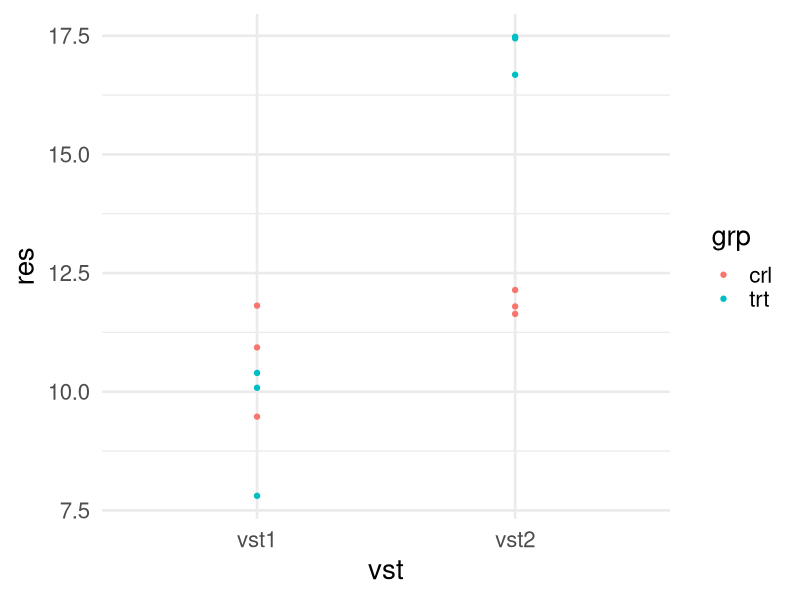
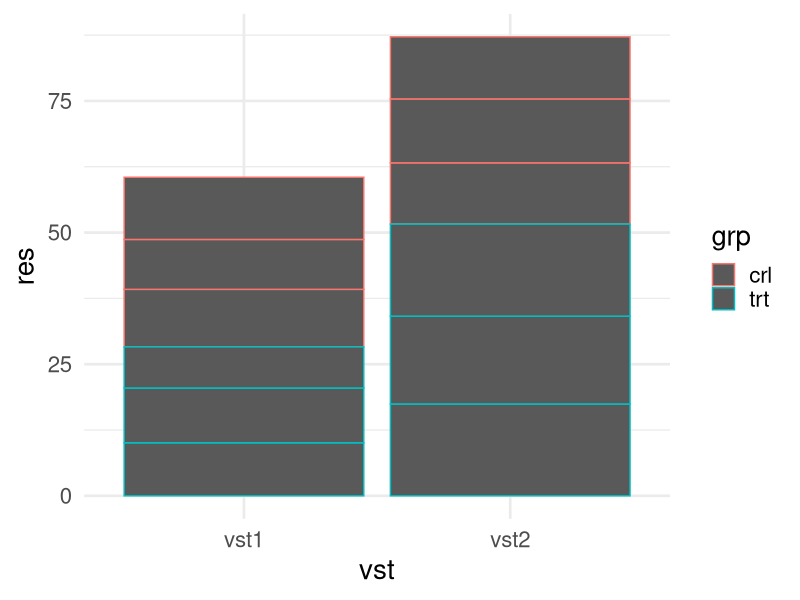
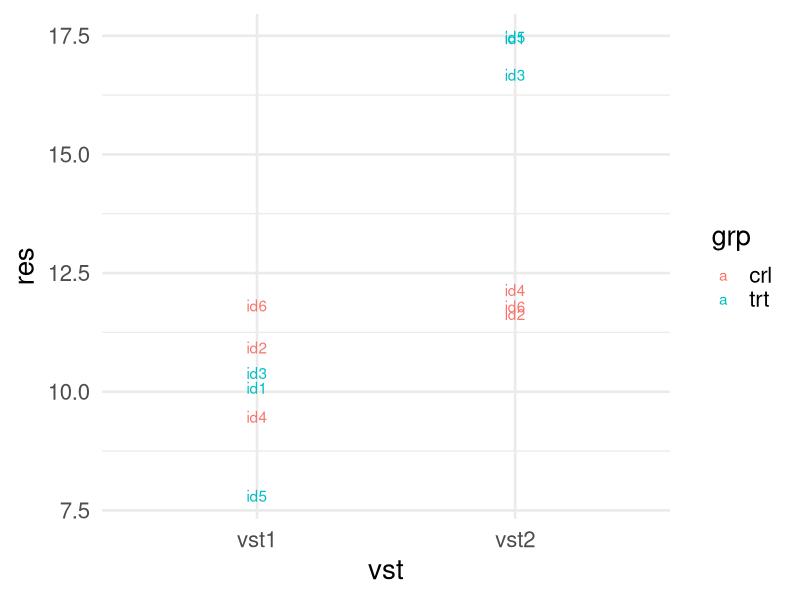
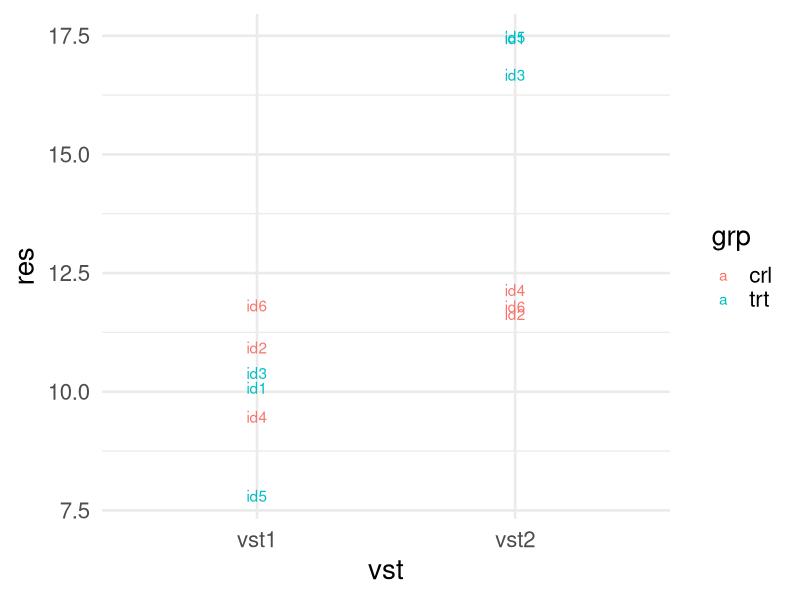
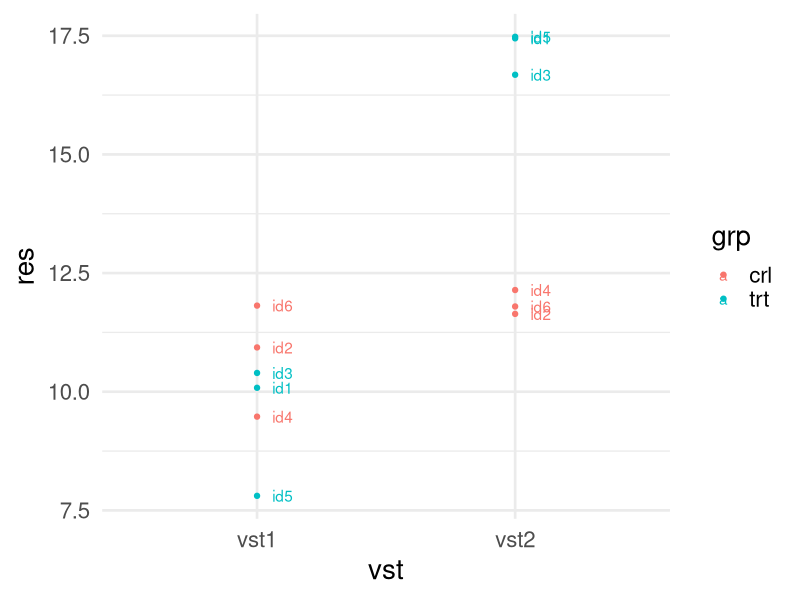
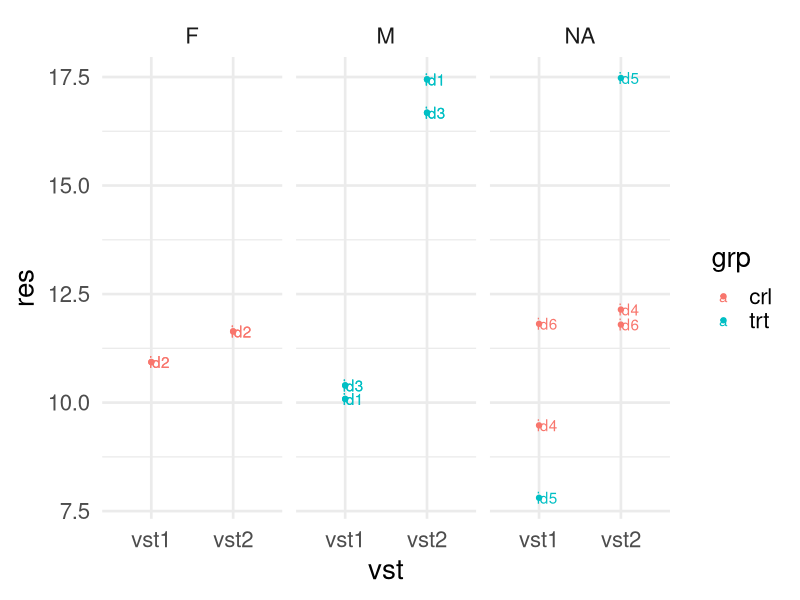
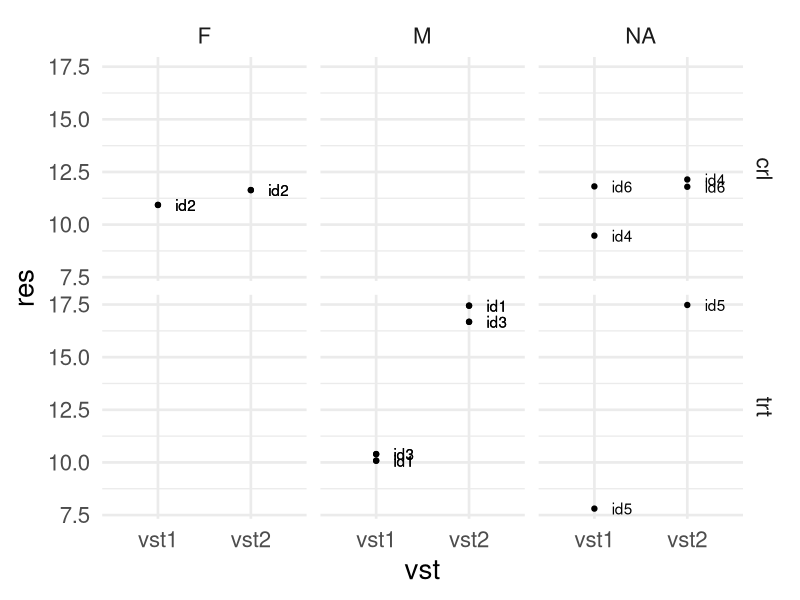
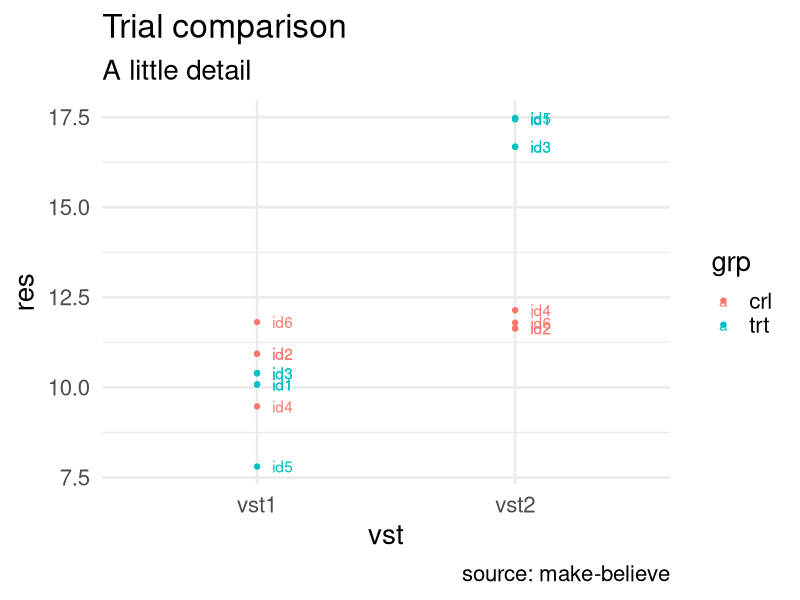

Write the R code that produced these figures, in order.
## ---- chunk 1
library(tidyverse)
theme_set(theme_minimal(base_size = 20))
## ---- chunk 2
set.seed(125)
id <- paste0("id", seq(1:6))
id2 <- rep(id, times = 2)
grp <- rep(c("trt", "crl"), 
           times = 6)
vst <- rep(c("vst1", "vst2"), 
           each = 6)
res <- c(rnorm(3, 10, 1), 
         rnorm(3, 10, 1), 
         rnorm(3, 12, 1), 
         rnorm(3, 17, 1))

trial <- tibble(id2, vst, grp) |> 
  arrange(vst, grp) |> 
  mutate(res = res) |> 
  arrange(vst, id2)
## ---- chunk 3
trial
## ---- chunk 4
ggplot(trial, aes(x = vst, y = res, color = grp)) +
  geom_point()
## ---- chunk 5
ggplot(trial, aes(x = vst, y = res, color = grp)) +
  geom_col()
## ---- chunk 6
ggplot(trial, aes(x = vst, y = res, 
                  color = grp, label = id2)) +
  geom_text()
## ---- chunk 7
ggplot(trial, aes(x = vst, y = res, color = grp)) +
  geom_text(aes(label = id2))
## ---- chunk 8
ggplot(trial, aes(x = vst, y = res, color = grp)) +
  geom_text(aes(label = id2), nudge_x = 0.1) +
  geom_point()
## ---- chunk 9
df <- tibble(
  id2 = c("id1", "id2", "id3", "id1", "id2", "id3"),     
  v1 = rep(c("M", "F", "M"), 2),                          
  v2 = seq(0, 10, by = 2) 
)

trial_joint <- left_join(trial, df)
## ---- chunk 10
trial_joint
## ---- chunk 11
ggplot(trial_joint, aes(x = vst, y = res, color = grp)) +
  geom_text(aes(label = id2), nudge_x = 0.1) +
  geom_point() +
  facet_wrap(vars(v1))
## ---- chunk 12
ggplot(trial_joint, aes(x = vst, y = res)) +
  geom_text(aes(label = id2), nudge_x = 0.3) +
  geom_point() +
  facet_grid(col = vars(v1), rows = vars(grp))
## ---- chunk 13
ggplot(trial_joint, aes(x = vst, y = res, color = grp)) +
  geom_text(aes(label = id2), nudge_x = 0.1) +
  geom_point() +
  labs(title = "Trial comparison",
      subtitle = "A little detail",
      caption = "source: make-believe")
## ---- chunk 14
ggplot(trial_joint, aes(x = vst, y = res, color = grp)) +
  geom_text(aes(label = id2), nudge_x = 0.1) +
  geom_point() +
  labs(title = "Trial comparison",
      subtitle = "A little detail",
      caption = "source: make-believe") +
  scale_y_log10()
## ---- chunk 15
ggplot(trial_joint, aes(x = vst, y = res, color = grp)) +
  geom_text(aes(label = id2), nudge_x = 0.1) +
  geom_point() +
  labs(title = "Trial comparison",
      subtitle = "A little detail",
      caption = "source: make-believe")
